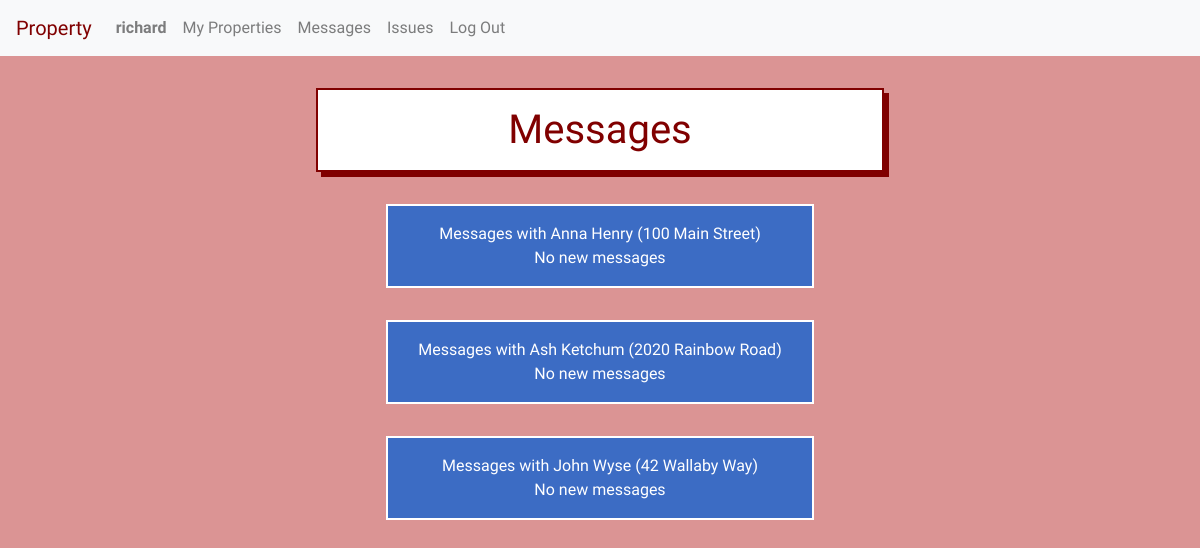
Page /property/messages (signed in) on the committed database.
### property/models.py (models this page shows, shortened)
class User(AbstractUser):
    tenant = models.BooleanField(default=True)
    manager = models.BooleanField(default=False)
    profile_picture = models.ImageField(blank=True, null=True, upload_to='profile_images/')

class Unit(models.Model):
    manager = models.ForeignKey(User, on_delete=models.CASCADE, related_name="managers")
    tenant = models.ForeignKey(User, on_delete=models.CASCADE, related_name="tenants", blank=True, null=True)
    address = models.CharField(max_length=200)
    image = models.ImageField(blank=True, upload_to='unit_images/')
    lease = models.FileField(blank=True, upload_to='leases/')
    def __str__(self):
        return f"{self.address}"

### property/views.py (the view)
# urls.py: path("messages", views.messages, name="messages"),
@login_required
def messages(request):
    if request.method == "GET":
        if request.user.tenant == True:
            try:
                unit_count = Unit.objects.filter(tenant=request.user).count()
            except ObjectDoesNotExist:
                unit_count = 0
            if unit_count != 1:
                return render(request, 'property/messages.html')
            else:
                unit = Unit.objects.get(tenant=request.user)
                return HttpResponseRedirect(reverse("unit_messages", kwargs={'unit_id': unit.id}))
        else:
            try:
                units = Unit.objects.filter(manager=request.user).exclude(tenant=None).order_by('-tenant')
            except ObjectDoesNotExist:
                units = None
            unread_counts = []
            for unit in units:
                try:
                    unread_count = Message.objects.filter(read=False).filter(sender=unit.tenant).filter(recipient=request.user).count()
                except ObjectDoesNotExist:
                    unread_count = 0
                unread_counts.append(unread_count)
            zipped_messages_info = zip(unread_counts, units)
            return render(request, 'property/messages.html', {
                "messages_info": zipped_messages_info
            })
    else:
        return render(request, 'property/error.html')

### property/templates/property/messages.html
{% extends "property/layout.html" %}
{% block body %}
<h1>Messages</h1>
{% if user.tenant %}
    <br><br>
    You must claim an address and property manager before you can send or recieve messages.
{% else %}
    {% if messages_info %}
        <div class="list-container">
            {% for count, unit in messages_info %}
            <a href="{% url 'unit_messages' unit.id %}">
                <div class="listed-item-link">
                    Messages with {{unit.tenant.first_name}} {{unit.tenant.last_name}} ({{unit}})
                    <br>
                    {% if count %}
                    {{count}} unread message(s)
                    {% else %}
                    No new messages
                    {% endif %}
                </div>
            </a>
            {% endfor %}
        </div>
    {% else %}
        <br><br>
        You must add a property with a tenant before you can see send or see messages.
    {% endif %}
{% endif %}
{% endblock %}

### property/templates/property/layout.html (shortened to what this page needs)
{% load static %}
<!DOCTYPE html>
<html lang="en">
    <head>
        <link rel="stylesheet" href="https://stackpath.bootstrapcdn.com/bootstrap/4.3.1/css/bootstrap.min.css">
        <link href="{% static 'property/styles.css' %}" rel="stylesheet">
    </head>
    <body>
        {% if user.is_authenticated %}
        <nav class="navbar sticky-top navbar-expand-lg navbar-light bg-light">
            <a id="property" class="navbar-brand" href="{% url 'index' %}">Property</a>
            <div class="collapse navbar-collapse" id="navbarTogglerDemo02">
              <ul class="navbar-nav mr-auto mt-2 mt-lg-0">
                <li class="nav-item">
                    <a class="nav-link" href="{% url 'profile' %}"><strong>{{ user.username }}</strong></a>
                </li>
                {% if user.manager %}
                <li class="nav-item">
                    <a class="nav-link" href="{% url 'index' %}">My Properties</a>
                </li>
                {% endif %}
                <li class="nav-item">
                    <a id="messages_nav" class="nav-link" href="{% url 'messages' %}">Messages</a>
                </li>
                <li class="nav-item">
                    <a id="issues_nav" class="nav-link" href="{% url 'issues' %}">Issues</a>
                </li>
                <li class="nav-item">
                    <a class="nav-link" href="{% url 'logout' %}">Log Out</a>
                </li>
              </ul>
            </div>
          </nav>
        {% endif %}
        <div class="body">
        {% block body %}
        {% endblock %}
        </div>
    </body>
</html>

### property/static/property/styles.css (style rules this page uses)
:root { --blue: rgb(60, 108, 196); --lightblue: rgb(127, 167, 241); }
body { background-color: rgb(219, 148, 148); color: maroon; font-family: 'Yusei Magic', sans-serif; }
#property { color: maroon; }
a { text-decoration: none !important; }
.body { padding: 2rem; text-align: center; }
h1 { padding: 1rem; margin-bottom: 1rem; margin: auto; text-align: center; border: maroon solid 2px; background-color: white; color: maroon; display: block; box-shadow: 5px 5px; width: 50%; min-width: 350px; }
.list-container { padding: 2rem; }
.listed-item-link { padding: 1rem; margin: auto; width: 40%; min-width: 300px; margin-bottom: 2rem; text-align: center; border: white solid 2px; background-color: var(--blue); color: white; display: block; }

### rows in the picture
User: username "richard"
Unit: tenant.first_name "Anna", tenant.last_name "Henry", address "100 Main Street"
Unit: tenant.first_name "Ash", tenant.last_name "Ketchum", address "2020 Rainbow Road"
Unit: tenant.first_name "John", tenant.last_name "Wyse", address "42 Wallaby Way"
